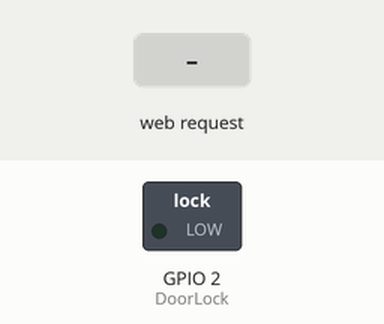
A sketch run on a simulated ESP32. Parts: switched loads named in the sketch (green lamp = pin HIGH). The test bench sets the inputs (shaded band). WiFi joins after 1.5 s; servers stay silent unless stated; what the sketch prints to the serial monitor is not drawn.

Above: at 2.7 s.
2.8 s: HTTP request GET /door/unlock received
At 3.2 s:
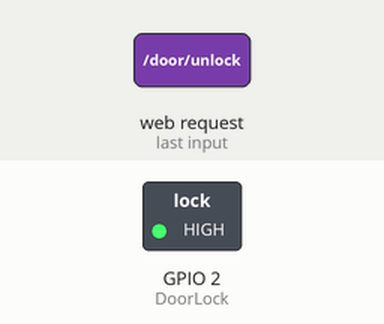
Timing chart, 0 to 5.8 s (numbered marks = the images above; inputs shaded):
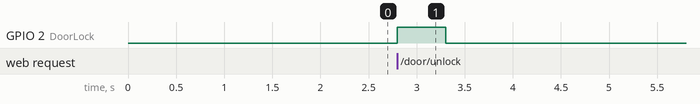

Measured:
- after the input at 2.8 s, GPIO 2 (DoorLock): LOW → HIGH at once, → LOW 0.50 s later

The sketch:

guardian.ino
```cpp
#include <WiFi.h>
#include <WiFiClient.h>
#include <WebServer.h>
#include <ESPmDNS.h>

const char* ssid = "Guardian-Pro";
const char* password = "nnnnnnnn";

WebServer server(80);

const int DoorLock = 2;
const int DoorState = 36;

void handleRoot() {
  server.send(200, "text/plain", "hello from esp32!");
}

void handleNotFound() {
  String message = "File Not Found\n\n";
  message += "URI: ";
  message += server.uri();
  message += "\nMethod: ";
  message += (server.method() == HTTP_GET) ? "GET" : "POST";
  message += "\nArguments: ";
  message += server.args();
  message += "\n";
  for (uint8_t i = 0; i < server.args(); i++) {
    message += " " + server.argName(i) + ": " + server.arg(i) + "\n";
  }
  server.send(404, "text/plain", message);
}

void setup(void) {
  pinMode(DoorLock, OUTPUT); //set up D2 pin
  digitalWrite(DoorLock, 0); // lock D2
  Serial.begin(115200);
  WiFi.mode(WIFI_STA);
  WiFi.begin(ssid, password);

  // Wait for connection
  while (WiFi.status() != WL_CONNECTED) {
    delay(500);
    Serial.print(".");
  }
  Serial.println("");
  Serial.print("Connected to ");
  Serial.println(ssid);
  Serial.print("IP address: ");
  Serial.println(WiFi.localIP());

  if (MDNS.begin("esp32")) {
    Serial.println("MDNS responder started");
  }

// server routes
  server.on("/", handleRoot);
  server.onNotFound(handleNotFound);

// server function
  server.on("/door/unlock", []() {
    digitalWrite(DoorLock, 1);
    delay(500);
    digitalWrite(DoorLock, 0);
    server.send(200, "text/plain", "this works as well");
  });
    server.on("/door", []() {
     server.send(200, "text/plane", String(analogRead(DoorState)));
  });

  server.begin();
  Serial.println("HTTP server started");
}

void loop(void) {
  server.handleClient();
}
```
